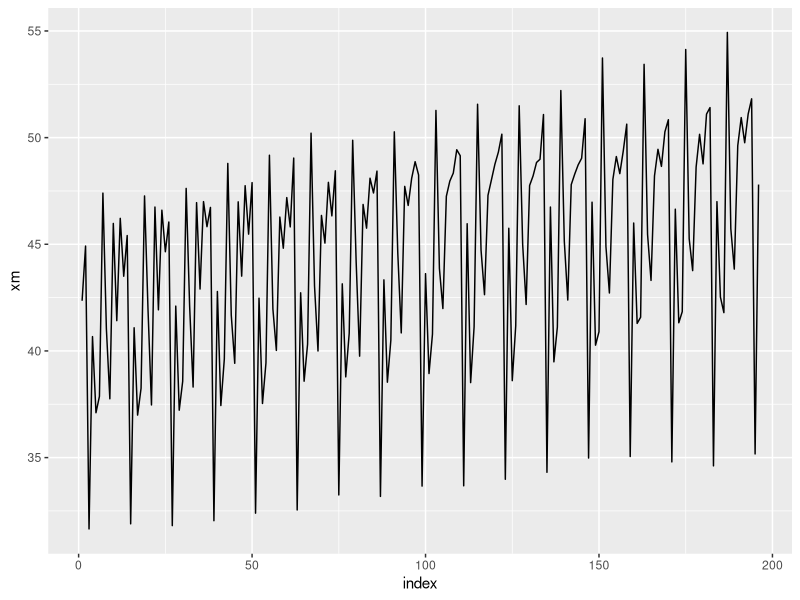
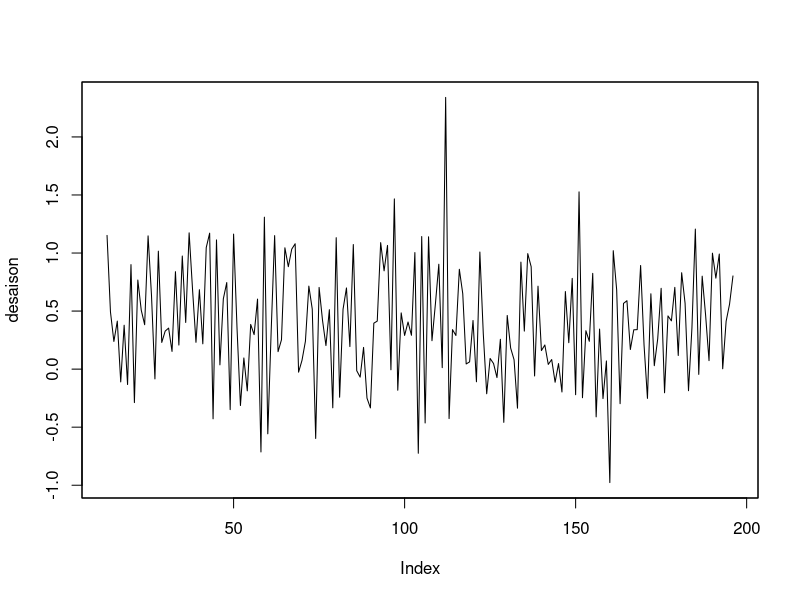
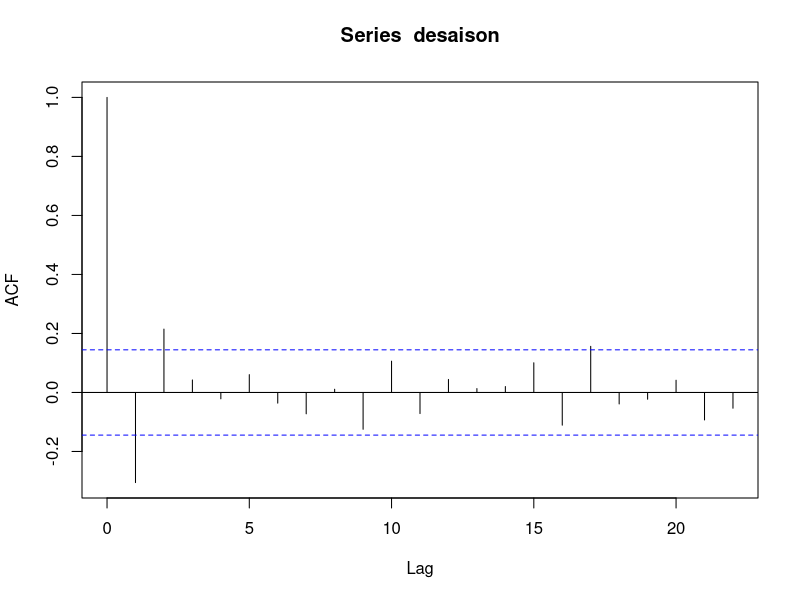
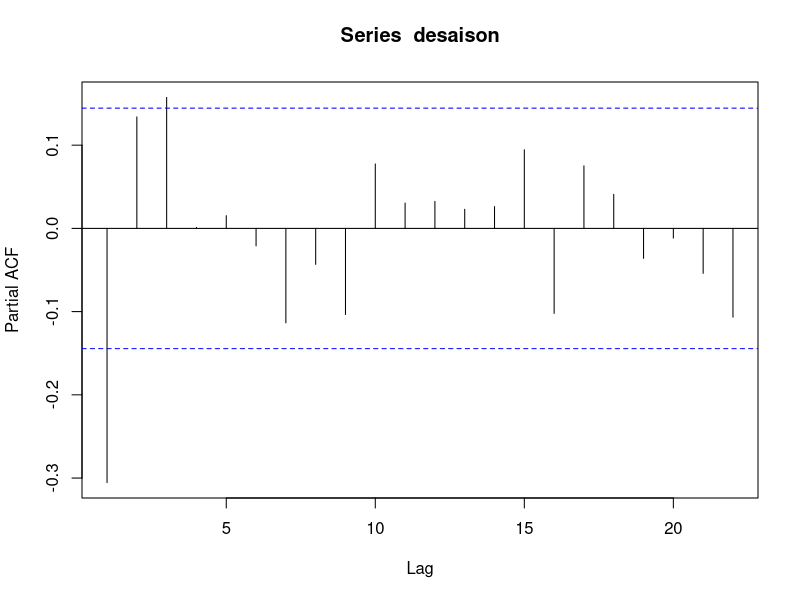
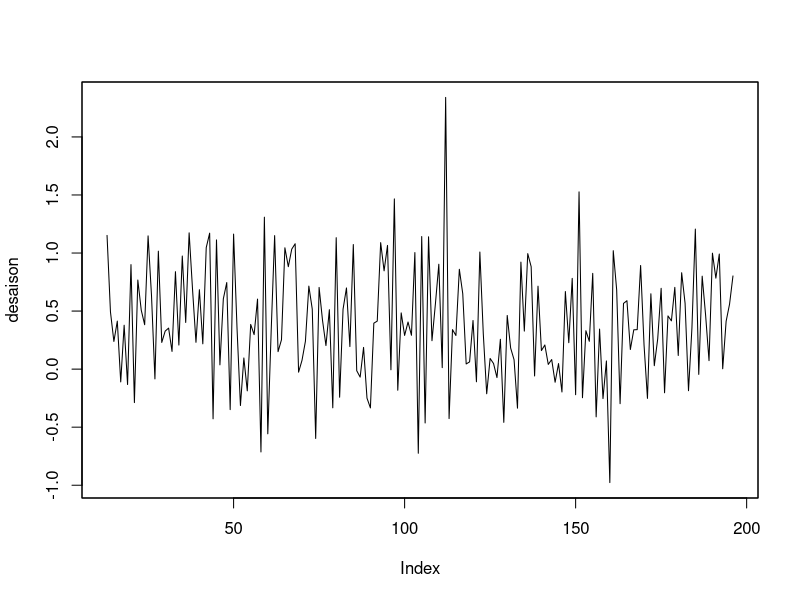

The R source for these figures, in order:
## ---- chunk 1
rm(list = ls())
require(zoo) #format de serie temporelle pratique et facile d'utilisation (mais plus volumineux)
library("ggplot2")
library("tseries")
## ---- chunk 2
donnees1 = read.csv(file="./Donnees/Donnees1.csv")

xm.source = zoo(donnees1)
n = length(donnees1$XM) - 4
xm = zoo(donnees1$XM[1:n])
## ---- chunk 3
index = 1:n
data_display = as.data.frame(cbind(index,xm))
p1 = ggplot(data = data_display) + geom_line(aes(x=index,y=xm))
p1
## ---- chunk 4
desaison = xm - lag(xm,-12)
plot(desaison)
## ---- chunk 5
acf(desaison)
## ---- chunk 6
pacf(desaison)
## ---- chunk 7
plot(desaison)
pp.test(desaison)
## ---- chunk 8
arima302 = arima(desaison - mean(desaison), c(3,0,2))

stats::Box.test(arima302$residuals,lag = 6, type="Ljung-Box",fitdf = 5)

## ---- chunk 9
Qtests <- function(series, k, fitdf = 0){
  my_func<- function(l){
    pval = if(l<=fitdf) NA else Box.test(series,lag = l, type ="Ljung-Box",fitdf=fitdf)$p.value
    return(c("lag"=l,"pval"=pval))
  }

  pvals <- apply(matrix(1:k), 1, FUN = my_func)
  return(t(pvals))
}

Qtests(arima302$residuals, 25, 5) # test de Ljung-Box pour les ordres de 1 à 24
round(Qtests(arima302$residuals,24,fitdf=5),3)
## ---- chunk 10
signif <- function(estim){
  coef <- estim$coef
  se = sqrt(diag(estim$var.coef))
  t <- coef/se
  
  pval <- (1-pnorm(abs(t)))*2 # formule de la pvaleur pour un test de Student : on le retrouve facilement par le calcul
  return(rbind(coef,se,pval))
}

signif(arima302)
## ---- chunk 11
y = desaison - mean(desaison)

arimafit <- function(estim){
  adjust <- round(signif(estim),3)
  pvals <- Qtests(estim$residuals,24,length(estim$coef)-1)
  pvals <- matrix(apply(matrix(1:24,nrow=6),2,function(c) round(pvals[c,],3)),nrow=6)
  colnames(pvals) <- rep(c("lag", "pval"),4)
  cat("tests de nullite des coefficients :\n")
  print(adjust)
  cat("\n tests d'absence d'autocorrelation des residus : \n")
  print(pvals)
}

estim <- arima(y,c(1,0,0)); arimafit(estim)
# 

estim <- arima(y,c(2,0,0)); arimafit(estim)
# 

estim <- arima(y,c(3,0,0)); arimafit(estim)
# 
ar3 <- estim

estim <- arima(y,c(0,0,1)); arimafit(estim)
# 

estim <- arima(y,c(0,0,2)); arimafit(estim)
# 
ma2 <- estim

estim <- arima(y,c(1,0,1)); arimafit(estim)
# 

estim <- arima(y,c(1,0,2)); arimafit(estim)
# 

estim <- arima(y,c(2,0,1)); arimafit(estim)
# 
ar2ma1 <- estim

estim <- arima(y,c(2,0,2)); arimafit(estim)
# 


# 
models <- c("ar3","ma2","ar2ma1"); names(models) <- models
apply(as.matrix(models),1, function(m) c("AIC"=AIC(get(m)), "BIC"=BIC(get(m))))

## ---- chunk 12
##
models <-  c("ar3","ma2","ar2ma1")
preds <- zoo(matrix(NA,ncol=3,nrow=4),order.by=tail(index(xm.source),4))
colnames(preds) <- models
desaisonp <- preds #
xmp <- preds #

##
for (m in models){
  pred1 <- mean(desaison) + zoo(predict(get(m),4)$pred, order.by=tail(index(xm.source),4))
  pred2 <- as.numeric(tail(xm,12))[1:4] + pred1
  desaisonp[,m] <- pred1
  xmp[,m] <- pred2
}

obs <- tail(xm.source,4) #on stocke les valeurs observées
cbind(obs,xmp) #on les ajoute dans xmp
apply(xmp,2, function(x) sqrt(sum((x-obs)^2)/4)/sd(xm.source)) #calcul des RMSE

